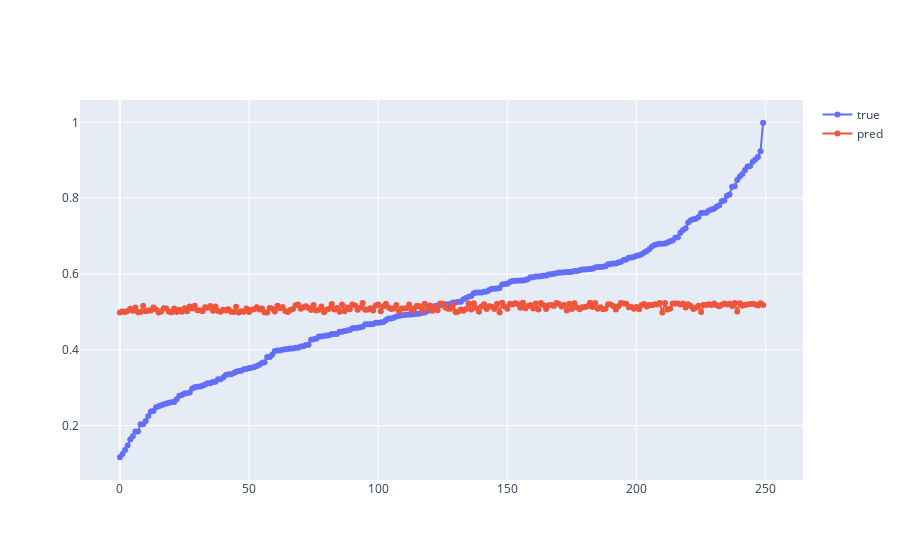

The code cell stored with this chart in its notebook:
### Code cell
from sklearn import linear_model
clf = linear_model.Lars(n_nonzero_coefs=1)



clf.fit(Xtrain, ytrain)

pred = clf.predict(Xtest)
rst_mse = mse(ytest, pred)
rst_score = clf.score(Xtrain, ytrain)
mseret['lars'] = rst_mse
scoreret['lars'] = rst_score
print(rst_mse, rmse(ytest, pred), mae(ytest, pred))
print(clf.score(Xtrain, ytrain), rst_score)
edf = pd.DataFrame({'target': ytest, 'pred': pred})
edf.sort_values(by='target', inplace=True)
draw_lines([i for i in range(len(ytest))], [edf.target, edf.pred], ['true', 'pred'])

### Figure 1 — Plotly figure (JSON) as saved in the notebook; plotly's stock layout.template omitted (floating-point values rounded to 4 significant figures; data arrays with more than 128 entries replaced by an {"elided": "..."} marker saying what was removed)
{"data": [{"mode": "lines+markers", "name": "true", "type": "scatter", "x": {"elided": "250 int values"}, "y": {"elided": "250 float values"}}, {"mode": "lines+markers", "name": "pred", "type": "scatter", "x": {"elided": "250 int values"}, "y": {"elided": "250 float values"}}], "layout": {}}
